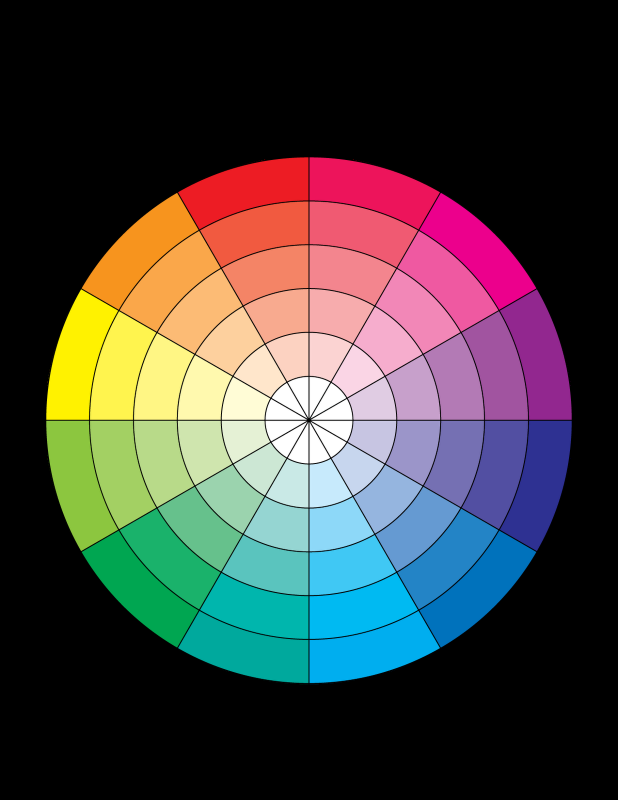
#> input picture pnghut_color-wheel-colorfulness-theory-hsl-and-hsv-scheme-hue.png, 1236 x 1600 px (shown at 1/2 size)
$ python -i remove_bg_simple.py   (imports and definitions only)
#> lines starting #> are read from the running program, lines starting #| are printed output that depends on the picture; after the words box and inside, x2 and y2 are one past the last pixel; in counts of white or black regions, pixels touching at a corner belong together
#https://www.python.org/downloads/
#see NumPy Error on Windows
#cmd commands for ^^^:
  #pip install matplotlib
  #pip install numpy
  #pip3 install opencv-python

#To execute use for single image:
#C:\Screenshots>py remove_bg_simple.py exe 000001
#       path    ^       file_name      function  arg1
import sys
import os
import numpy as np
import matplotlib.pyplot as plt
import cv2

# [8 lines of commented-out code are left out]
def exe(path_img,mH=0,mS=0,mV=245,MH=255,MS=10,MV=255,extension='.png'):
  #array_ignore = np.array([".txt",".py"])
  #array_img = np.array([".png","jpg"])
#> called with mH = 0, mS = 0, mV = 245, MH = 255, MS = 10, MV = 255, extension = '.png'
  subpath ="" #usage:                subpath="subfolder\"
  path_img = path_img.removesuffix(extension)               # Returns the relative/absolute path without the extension
  filename = os.path.basename(path_img)                     # Return the name of the file without extension
  absolute_path = os.path.abspath(path_img)                 # Returns the absolute path
  absolute_path = absolute_path.removesuffix(filename)      # Return directory where the files is

  print("removing background from: "+absolute_path+filename+extension)

  mH=int(mH)
  mS=int(mS)
  mV=int(mV)
  MH=int(MH)
  MS=int(MS)
  MV=int(MV)

  BGR_image = cv2.imread(path_img+extension) #this transforms the image to BGR, so we will need to change it back
#> BGR_image is the input picture: shape (1600, 1236, 3); mean B, G, R 63.9, 65.9, 68.6
  RGB_image = cv2.cvtColor(BGR_image, cv2.COLOR_BGR2RGB)
  HSV_image = cv2.cvtColor(RGB_image, cv2.COLOR_RGB2HSV) # convert from RGB to HSV
#> HSV_image: shape (1600, 1236, 3); mean H, S, V 38.3, 67.7, 92.7

  lower_array = np.array([mH, mS, mV],dtype=np.uint8)
  upper_array = np.array([MH, MS, MV],dtype=np.uint8)

  mask = cv2.inRange(HSV_image, lower_array, upper_array)
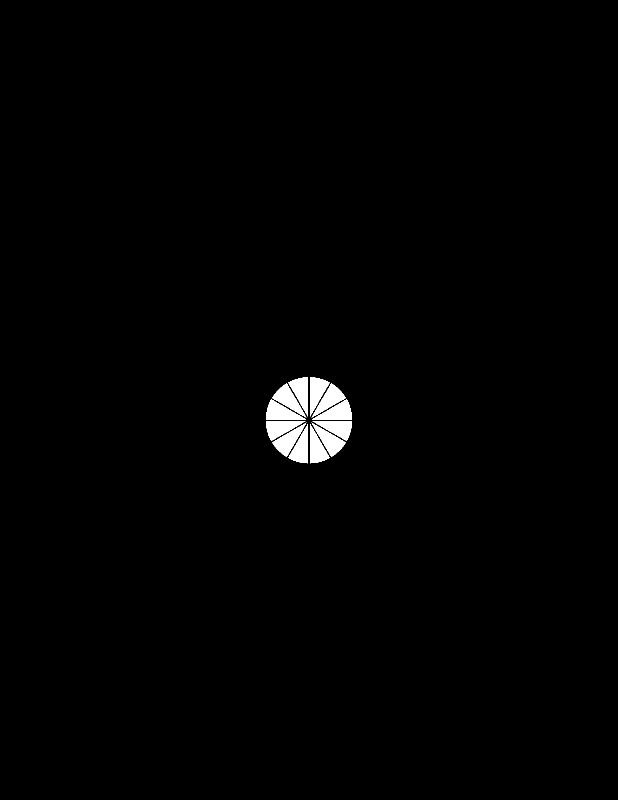
#> mask: shape (1600, 1236) (shown at 1/2 size); 1% white; 12 white regions, largest, box (x1, y1, x2, y2) and area: (532, 799, 612, 839) 1696, (624, 799, 704, 839) 1696, (623, 767, 692, 835) 1673

  cv2.imwrite(absolute_path+subpath+"mod_"+filename+extension,mask)
  cv2.waitKey();cv2.destroyAllWindows()

#for the image name only:
# [2 lines not run here, left out]

>>> result = exe('pnghut_color-wheel-colorfulness-theory-hsl-and-hsv-scheme-hue.png')

$ run again, on pnghut_color-wheel-complementary-colors-hue-ring-chart.png
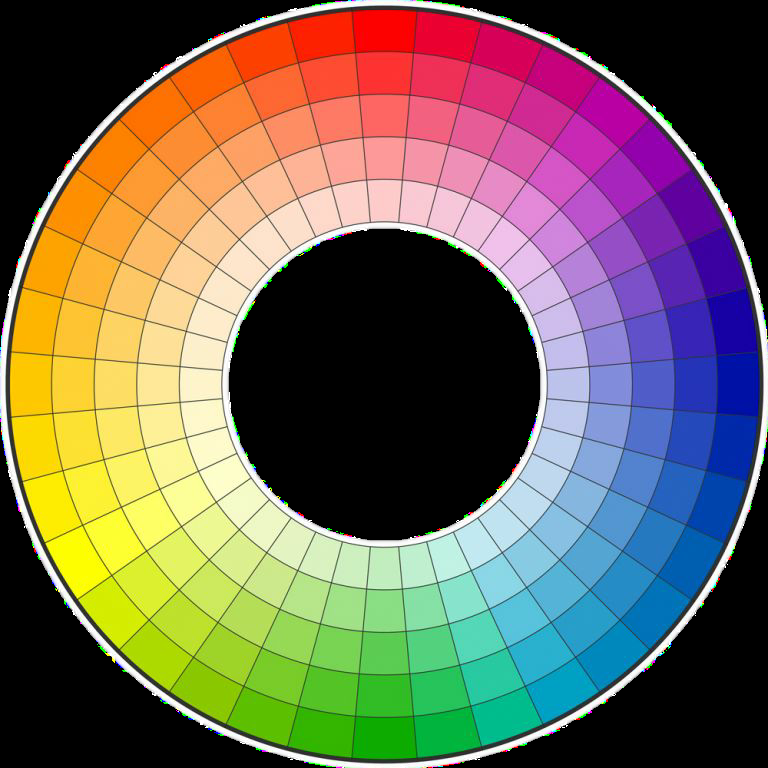
#> input picture pnghut_color-wheel-complementary-colors-hue-ring-chart.png, 768 x 768 px
#> in exe, BGR_image is the input picture: shape (768, 768, 3); mean B, G, R 87.5, 103.3, 113.8
#> HSV_image: shape (768, 768, 3); mean H, S, V 47, 103.9, 143.8
#> in exe, `mask = cv2.inRange(HSV_image, lower_array, upper_array)`:
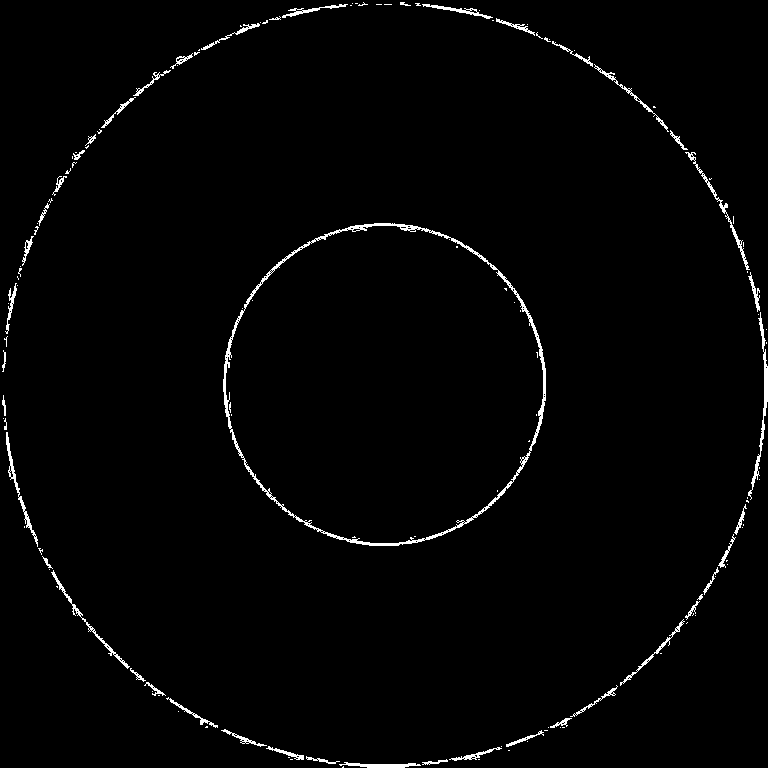
#> mask: shape (768, 768); 1.6% white in thin lines or dots
